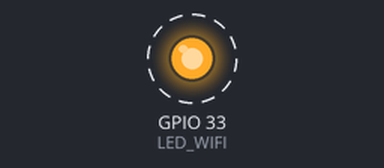
A sketch run on a simulated ESP32. On the bench: output pins drawn as LEDs (lit = HIGH). Dashed ring = blinking. What the sketch prints to the serial monitor is not drawn.

Above: at 0.2 s.
Timing chart, 0 to 3.0 s (numbered marks = the images above):
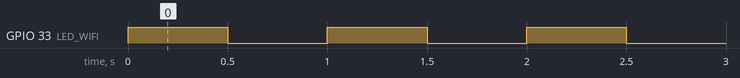

Measured:
- by itself, GPIO 33 (LED_WIFI): alternates HIGH for 0.50 s and LOW for 0.50 s

The sketch:

FranzininhoWiFi_SmartConfig.ino
```cpp
/*
Autor : Equipe Embarcados
*/

// Incluindo biblioteca para acessa o driver do WiFi
#include "WiFi.h"

// Definido GPIO para indicação do LED
#define LED_WIFI 33

bool i = true;

void setup()
{
  Serial.begin(115200);

  pinMode(LED_WIFI, OUTPUT);
  // Seleciona o modo do WiFi para Access Point e Station
  WiFi.mode(WIFI_AP_STA);

  Serial.println("Iniciando SmartConfig ...");
  WiFi.beginSmartConfig();

  //Aguarda os pacote chegarem, caso contrário aguarda
  while(WiFi.smartConfigDone())
  {
    Serial.print('.');
    // Alterna os níveis lógicos do LED para funcionar como pisca-pisca
    // indicando que está aguardando o pacotes chegarem
    digitalWrite(LED_WIFI,i);
    i = i^1;
    delay(500);
  }

  // Após receber os pacotes e conectar na rede, permanece o LED ligado
  digitalWrite(LED_WIFI, HIGH);

  Serial.println("Conectado a rede");
  Serial.print(" IP: ");
  //Informa o IP da rede
  Serial.println(WiFi.localIP());

}

void loop()
{


}
```
